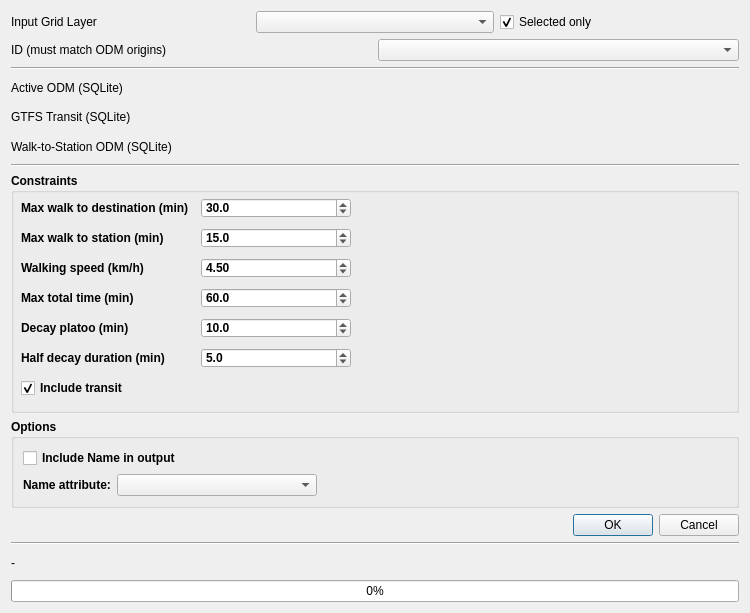
<?xml version="1.0" encoding="UTF-8"?>
<ui version="4.0">
 <class>POICombinedReach</class>
 <widget class="QDialog" name="POICombinedReach">
  <property name="geometry">
   <rect>
    <x>0</x>
    <y>0</y>
    <width>750</width>
    <height>613</height>
   </rect>
  </property>
  <property name="windowTitle">
   <string>POI Combined Reach (Walking and Public transportation)</string>
  </property>
  <layout class="QVBoxLayout" name="verticalLayout">
   <item>
    <layout class="QHBoxLayout" name="horizontalLayout_InputLayer">
     <item>
      <widget class="QLabel" name="label">
       <property name="minimumWidth">
        <number>190</number>
       </property>
       <property name="maximumWidth">
        <number>190</number>
       </property>
       <property name="text">
        <string>Input Grid Layer</string>
       </property>
      </widget>
     </item>
     <item>
      <widget class="QgsMapLayerComboBox" name="inputLayer"/>
     </item>
     <item>
      <widget class="QCheckBox" name="onlySelectedFeatures">
       <property name="text">
        <string>Selected only</string>
       </property>
       <property name="checked">
        <bool>true</bool>
       </property>
      </widget>
     </item>
    </layout>
   </item>
   <item>
    <layout class="QHBoxLayout" name="horizontalLayout_ID">
     <item>
      <widget class="QLabel" name="label_3">
       <property name="minimumWidth">
        <number>190</number>
       </property>
       <property name="maximumWidth">
        <number>190</number>
       </property>
       <property name="text">
        <string>ID (must match ODM origins)</string>
       </property>
      </widget>
     </item>
     <item>
      <widget class="QgsFieldComboBox" name="idSelector"/>
     </item>
    </layout>
   </item>
   <item>
    <widget class="Line" name="line_2">
     <property name="orientation">
      <enum>Qt::Horizontal</enum>
     </property>
    </widget>
   </item>
   <item>
    <layout class="QHBoxLayout" name="horizontalLayout_activeODM">
     <item>
      <widget class="QLabel" name="label_2">
       <property name="minimumWidth">
        <number>190</number>
       </property>
       <property name="maximumWidth">
        <number>190</number>
       </property>
       <property name="text">
        <string>Active ODM (SQLite)</string>
       </property>
      </widget>
     </item>
     <item>
      <widget class="QgsFileWidget" name="activeODM_fileSelector"/>
     </item>
    </layout>
   </item>
   <item>
    <layout class="QHBoxLayout" name="horizontalLayout_GTFS">
     <item>
      <widget class="QLabel" name="label_gtfs">
       <property name="minimumWidth">
        <number>190</number>
       </property>
       <property name="maximumWidth">
        <number>190</number>
       </property>
       <property name="text">
        <string>GTFS Transit (SQLite)</string>
       </property>
      </widget>
     </item>
     <item>
      <widget class="QgsFileWidget" name="GTFS_fileSelector"/>
     </item>
    </layout>
   </item>
   <item>
    <layout class="QHBoxLayout" name="horizontalLayout_WalkStation">
     <item>
      <widget class="QLabel" name="label_walk">
       <property name="minimumWidth">
        <number>190</number>
       </property>
       <property name="maximumWidth">
        <number>190</number>
       </property>
       <property name="text">
        <string>Walk-to-Station ODM (SQLite)</string>
       </property>
      </widget>
     </item>
     <item>
      <widget class="QgsFileWidget" name="walkStation_fileSelector"/>
     </item>
    </layout>
   </item>
   <item>
    <widget class="Line" name="line">
     <property name="orientation">
      <enum>Qt::Horizontal</enum>
     </property>
    </widget>
   </item>
   <item>
    <widget class="QgsCollapsibleGroupBox" name="mGroupBox_2">
     <property name="sizePolicy">
      <sizepolicy hsizetype="Preferred" vsizetype="Minimum">
       <horstretch>0</horstretch>
       <verstretch>0</verstretch>
      </sizepolicy>
     </property>
     <property name="minimumSize">
      <size>
       <width>0</width>
       <height>240</height>
      </size>
     </property>
     <property name="font">
      <font>
       <weight>75</weight>
       <bold>true</bold>
      </font>
     </property>
     <property name="title">
      <string>Constraints</string>
     </property>
     <widget class="QLabel" name="label_5">
      <property name="geometry">
       <rect>
        <x>10</x>
        <y>20</y>
        <width>170</width>
        <height>30</height>
       </rect>
      </property>
      <property name="text">
       <string>Max walk to destination (min)</string>
      </property>
     </widget>
     <widget class="QgsDoubleSpinBox" name="maxWalkDest">
      <property name="geometry">
       <rect>
        <x>190</x>
        <y>25</y>
        <width>150</width>
        <height>20</height>
       </rect>
      </property>
      <property name="decimals">
       <number>1</number>
      </property>
      <property name="maximum">
       <double>120.000000000000000</double>
      </property>
      <property name="value">
       <double>30.000000000000000</double>
      </property>
     </widget>
     <widget class="QLabel" name="label_6">
      <property name="geometry">
       <rect>
        <x>10</x>
        <y>50</y>
        <width>150</width>
        <height>30</height>
       </rect>
      </property>
      <property name="text">
       <string>Max walk to station (min)</string>
      </property>
     </widget>
     <widget class="QgsDoubleSpinBox" name="maxWalkStation">
      <property name="geometry">
       <rect>
        <x>190</x>
        <y>55</y>
        <width>150</width>
        <height>20</height>
       </rect>
      </property>
      <property name="decimals">
       <number>1</number>
      </property>
      <property name="maximum">
       <double>120.000000000000000</double>
      </property>
      <property name="value">
       <double>15.000000000000000</double>
      </property>
     </widget>
     <widget class="QLabel" name="label_walk_speed">
      <property name="geometry">
       <rect>
        <x>10</x>
        <y>80</y>
        <width>150</width>
        <height>30</height>
       </rect>
      </property>
      <property name="text">
       <string>Walking speed (km/h)</string>
      </property>
     </widget>
     <widget class="QgsDoubleSpinBox" name="walkingSpeed">
      <property name="geometry">
       <rect>
        <x>190</x>
        <y>85</y>
        <width>150</width>
        <height>20</height>
       </rect>
      </property>
      <property name="decimals">
       <number>2</number>
      </property>
      <property name="maximum">
       <double>10.000000000000000</double>
      </property>
      <property name="value">
       <double>4.500000000000000</double>
      </property>
     </widget>
     <widget class="QLabel" name="label_7">
      <property name="geometry">
       <rect>
        <x>10</x>
        <y>110</y>
        <width>150</width>
        <height>30</height>
       </rect>
      </property>
      <property name="text">
       <string>Max total time (min)</string>
      </property>
     </widget>
     <widget class="QgsDoubleSpinBox" name="maxTotalTime">
      <property name="geometry">
       <rect>
        <x>190</x>
        <y>115</y>
        <width>150</width>
        <height>20</height>
       </rect>
      </property>
      <property name="decimals">
       <number>1</number>
      </property>
      <property name="maximum">
       <double>1440.000000000000000</double>
      </property>
      <property name="value">
       <double>60.000000000000000</double>
      </property>
     </widget>
     <widget class="QLabel" name="label_decay_platoo">
      <property name="geometry">
       <rect>
        <x>10</x>
        <y>140</y>
        <width>150</width>
        <height>30</height>
       </rect>
      </property>
      <property name="text">
       <string>Decay platoo (min)</string>
      </property>
     </widget>
     <widget class="QgsDoubleSpinBox" name="decayPlatoo">
      <property name="geometry">
       <rect>
        <x>190</x>
        <y>145</y>
        <width>150</width>
        <height>20</height>
       </rect>
      </property>
      <property name="decimals">
       <number>1</number>
      </property>
      <property name="maximum">
       <double>1440.000000000000000</double>
      </property>
      <property name="value">
       <double>10.000000000000000</double>
      </property>
     </widget>
     <widget class="QLabel" name="label_half_decay">
      <property name="geometry">
       <rect>
        <x>10</x>
        <y>170</y>
        <width>150</width>
        <height>30</height>
       </rect>
      </property>
      <property name="text">
       <string>Half decay duration (min)</string>
      </property>
     </widget>
     <widget class="QgsDoubleSpinBox" name="halfDecayDuration">
      <property name="geometry">
       <rect>
        <x>190</x>
        <y>175</y>
        <width>150</width>
        <height>20</height>
       </rect>
      </property>
      <property name="decimals">
       <number>1</number>
      </property>
      <property name="maximum">
       <double>1440.000000000000000</double>
      </property>
      <property name="value">
       <double>5.000000000000000</double>
      </property>
     </widget>
     <widget class="QCheckBox" name="checkBox_IncludeTransit">
      <property name="geometry">
       <rect>
        <x>10</x>
        <y>200</y>
        <width>200</width>
        <height>30</height>
       </rect>
      </property>
      <property name="text">
       <string>Include transit</string>
      </property>
      <property name="checked">
       <bool>true</bool>
      </property>
     </widget>
    </widget>
   </item>
   <item>
    <widget class="QgsCollapsibleGroupBox" name="mGroupBox_Options">
     <property name="sizePolicy">
      <sizepolicy hsizetype="Preferred" vsizetype="Minimum">
       <horstretch>0</horstretch>
       <verstretch>0</verstretch>
      </sizepolicy>
     </property>
     <property name="minimumSize">
      <size>
       <width>0</width>
       <height>80</height>
      </size>
     </property>
     <property name="font">
      <font>
       <weight>75</weight>
       <bold>true</bold>
      </font>
     </property>
     <property name="title">
      <string>Options</string>
     </property>
     <layout class="QVBoxLayout" name="verticalLayout_Options">
      <item>
       <widget class="QCheckBox" name="checkBox_IncludeName">
        <property name="text">
         <string>Include Name in output</string>
        </property>
        <property name="checked">
         <bool>false</bool>
        </property>
       </widget>
      </item>
      <item>
       <layout class="QHBoxLayout" name="horizontalLayout_name">
        <item>
         <widget class="QLabel" name="label_name">
          <property name="minimumWidth">
           <number>190</number>
          </property>
          <property name="maximumWidth">
           <number>190</number>
          </property>
          <property name="text">
           <string>Name attribute:</string>
          </property>
         </widget>
        </item>
        <item>
         <widget class="QgsFieldComboBox" name="nameSelector">
          <property name="minimumSize">
           <size>
            <width>200</width>
            <height>0</height>
           </size>
          </property>
         </widget>
        </item>
        <item>
         <spacer name="horizontalSpacer_name">
          <property name="orientation">
           <enum>Qt::Horizontal</enum>
          </property>
          <property name="sizeHint" stdset="0">
           <size>
            <width>20</width>
            <height>20</height>
           </size>
          </property>
         </spacer>
        </item>
       </layout>
      </item>
     </layout>
    </widget>
   </item>
   <item>
    <widget class="QDialogButtonBox" name="buttonBox">
     <property name="orientation">
      <enum>Qt::Horizontal</enum>
     </property>
     <property name="standardButtons">
      <set>QDialogButtonBox::Cancel|QDialogButtonBox::Ok</set>
     </property>
    </widget>
   </item>
   <item>
    <widget class="Line" name="line_4">
     <property name="orientation">
      <enum>Qt::Horizontal</enum>
     </property>
    </widget>
   </item>
   <item>
    <widget class="QLabel" name="labelCurrentStatus">
     <property name="text">
      <string>-</string>
     </property>
    </widget>
   </item>
   <item>
    <widget class="QProgressBar" name="progressBar">
     <property name="value">
      <number>0</number>
     </property>
     <property name="format">
      <string>%p%</string>
     </property>
    </widget>
   </item>
  </layout>
 </widget>
 <customwidgets>
  <customwidget>
   <class>QgsCollapsibleGroupBox</class>
   <extends>QGroupBox</extends>
   <header>qgscollapsiblegroupbox.h</header>
   <container>1</container>
  </customwidget>
  <customwidget>
   <class>QgsDoubleSpinBox</class>
   <extends>QDoubleSpinBox</extends>
   <header>qgsdoublespinbox.h</header>
  </customwidget>
  <customwidget>
   <class>QgsFieldComboBox</class>
   <extends>QComboBox</extends>
   <header>qgsfieldcombobox.h</header>
  </customwidget>
  <customwidget>
   <class>QgsFileWidget</class>
   <extends>QWidget</extends>
   <header>qgsfilewidget.h</header>
  </customwidget>
  <customwidget>
   <class>QgsMapLayerComboBox</class>
   <extends>QComboBox</extends>
   <header>qgsmaplayercombobox.h</header>
  </customwidget>
 </customwidgets>
 <resources/>
 <connections/>
</ui>
